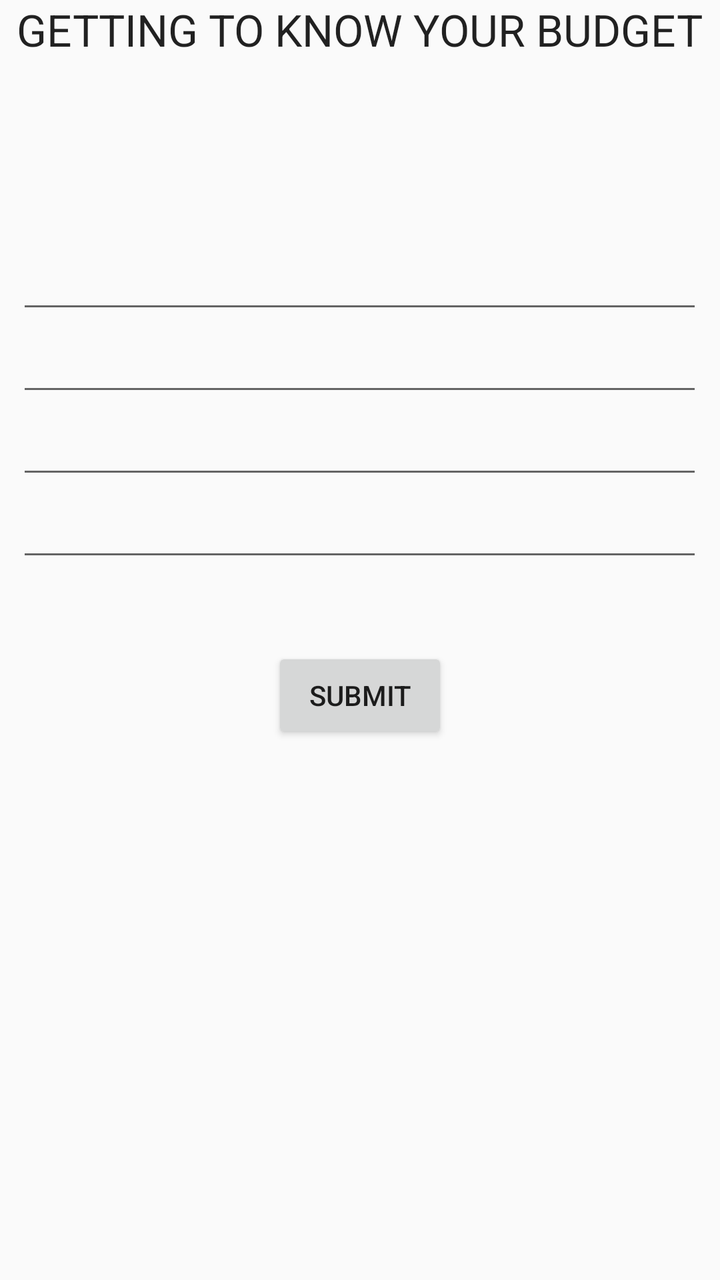
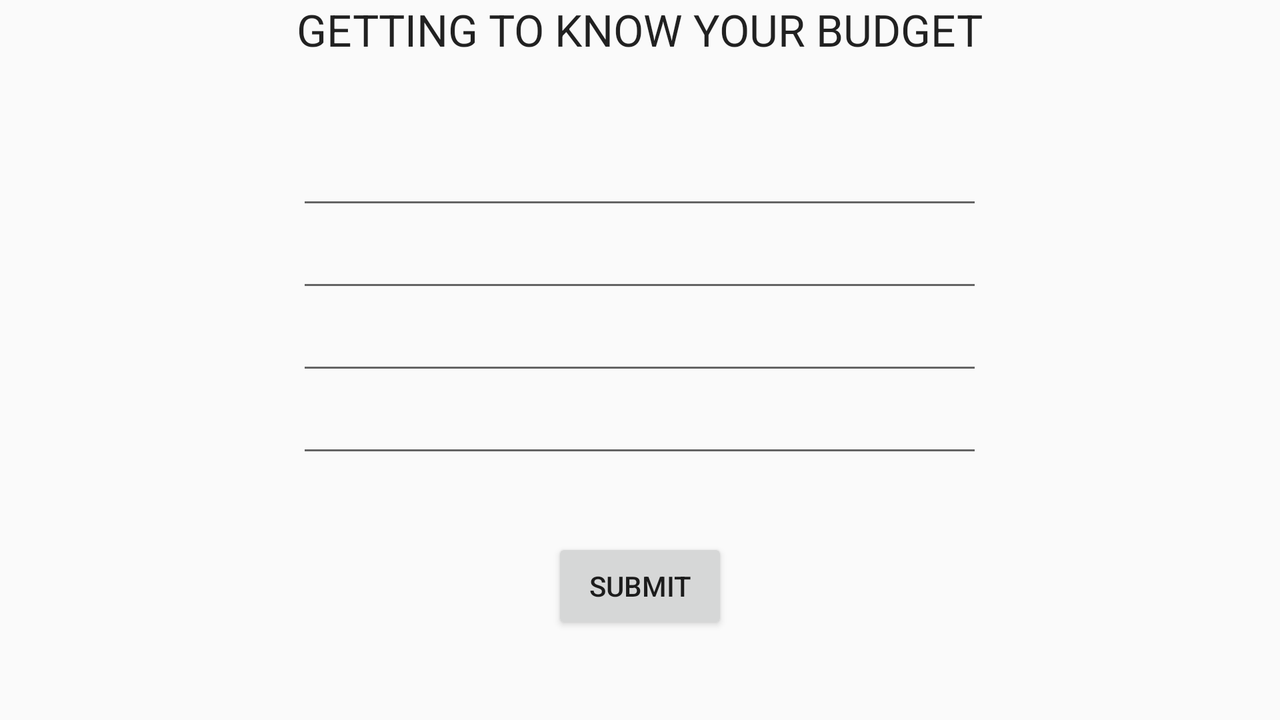

The same Android screen from two of the app's own layout files: first res/layout/ as a phone draws it, then the repository's variant for another configuration, drawn on a device whose configuration selects that folder. Both files follow.
<!-- AndroidManifest.xml: application theme AppTheme -->
<!-- res/layout/activity_questionaire.xml -->
<RelativeLayout xmlns:android="http://schemas.android.com/apk/res/android"
    xmlns:tools="http://schemas.android.com/tools" android:layout_width="match_parent"
    android:layout_height="match_parent" android:paddingLeft="@dimen/activity_horizontal_margin"
    android:paddingRight="@dimen/activity_horizontal_margin"
    android:paddingTop="@dimen/activity_vertical_margin"
    android:paddingBottom="@dimen/activity_vertical_margin"
    tools:context="com.example.ronnie.securefinance.QuestionaireActivity">

    <TextView
        android:layout_width="wrap_content"
        android:layout_height="wrap_content"
        android:textAppearance="?android:attr/textAppearanceLarge"
        android:text="GETTING TO KNOW YOUR BUDGET"
        android:id="@+id/textView"
        android:layout_alignParentTop="true"
        android:layout_centerHorizontal="true" />

    
        
        
        
        
        
        
        

    <EditText
        android:layout_width="wrap_content"
        android:layout_height="wrap_content"
        android:inputType="number"
        android:ems="10"
        android:id="@+id/budget"
        android:selectAllOnFocus="true"
        android:layout_below="@+id/textView"
        android:layout_marginTop="91dp"
        android:layout_alignLeft="@+id/textView"
        android:layout_alignStart="@+id/textView"
        android:layout_alignRight="@+id/textView"
        android:layout_alignEnd="@+id/textView" />

    <EditText
        android:layout_width="wrap_content"
        android:layout_height="wrap_content"
        android:inputType="number"
        android:ems="10"
        android:id="@+id/bills"
        android:selectAllOnFocus="true"
        android:layout_alignLeft="@+id/rent"
        android:layout_alignStart="@+id/rent"
        android:layout_below="@+id/savings"
        android:layout_alignRight="@+id/rent"
        android:layout_alignEnd="@+id/rent" />

    <EditText
        android:layout_width="wrap_content"
        android:layout_height="wrap_content"
        android:inputType="number"
        android:ems="10"
        android:selectAllOnFocus="true"
        android:id="@+id/savings"
        android:layout_below="@+id/budget"
        android:layout_alignLeft="@+id/budget"
        android:layout_alignStart="@+id/budget"
        android:layout_alignRight="@+id/budget"
        android:layout_alignEnd="@+id/budget" />

    <EditText
        android:layout_width="wrap_content"
        android:layout_height="wrap_content"
        android:inputType="number"
        android:ems="10"
        android:id="@+id/rent"
        android:selectAllOnFocus="true"
        android:layout_alignLeft="@+id/savings"
        android:layout_alignStart="@+id/savings"
        android:layout_below="@+id/bills"
        android:layout_alignRight="@+id/savings"
        android:layout_alignEnd="@+id/savings" />

    <Button
        android:layout_width="wrap_content"
        android:layout_height="wrap_content"
        android:text="Submit"
        android:id="@+id/submitButton"
        android:onClick="submitBudget"
        android:layout_below="@+id/rent"
        android:layout_marginTop="38dp"
        android:layout_centerHorizontal="true" />

</RelativeLayout>
<!-- resources referenced by this layout -->
<resources>
  <style name="AppTheme" parent="Theme.AppCompat.Light.DarkActionBar">
          
      </style>
</resources>
<!-- res/layout-land/activity_questionaire.xml (the repository's variant of the layout above) -->
<!-- drawn on the phone turned sideways -->
<RelativeLayout xmlns:android="http://schemas.android.com/apk/res/android"
    xmlns:tools="http://schemas.android.com/tools" android:layout_width="match_parent"
    android:layout_height="match_parent" android:paddingLeft="@dimen/activity_horizontal_margin"
    android:paddingRight="@dimen/activity_horizontal_margin"
    android:paddingTop="@dimen/activity_vertical_margin"
    android:paddingBottom="@dimen/activity_vertical_margin"
    tools:context="com.example.ronnie.securefinance.QuestionaireActivity">

    <TextView
        android:layout_width="wrap_content"
        android:layout_height="wrap_content"
        android:textAppearance="?android:attr/textAppearanceLarge"
        android:text="GETTING TO KNOW YOUR BUDGET"
        android:id="@+id/textView"
        android:layout_alignParentTop="true"
        android:layout_centerHorizontal="true" />

    <EditText
        android:layout_width="wrap_content"
        android:layout_height="wrap_content"
        android:inputType="number"
        android:ems="10"
        android:id="@+id/budget"
        android:selectAllOnFocus="true"
        android:layout_below="@+id/textView"
        android:layout_alignLeft="@+id/textView"
        android:layout_alignStart="@+id/textView"
        android:layout_marginTop="39dp"
        android:layout_alignRight="@+id/textView"
        android:layout_alignEnd="@+id/textView" />

    <EditText
        android:layout_width="wrap_content"
        android:layout_height="wrap_content"
        android:inputType="number"
        android:ems="10"
        android:id="@+id/bills"
        android:selectAllOnFocus="true"
        android:layout_below="@+id/savings"
        android:layout_alignLeft="@+id/savings"
        android:layout_alignStart="@+id/savings"
        android:layout_alignRight="@+id/budget"
        android:layout_alignEnd="@+id/budget" />

    <EditText
        android:layout_width="wrap_content"
        android:layout_height="wrap_content"
        android:inputType="number"
        android:ems="10"
        android:id="@+id/savings"
        android:selectAllOnFocus="true"
        android:layout_below="@+id/budget"
        android:layout_alignLeft="@+id/budget"
        android:layout_alignStart="@+id/budget"
        android:layout_alignRight="@+id/budget"
        android:layout_alignEnd="@+id/budget" />

    <EditText
        android:layout_width="wrap_content"
        android:layout_height="wrap_content"
        android:inputType="number"
        android:ems="10"
        android:id="@+id/rent"
        android:layout_alignLeft="@+id/savings"
        android:selectAllOnFocus="true"
        android:layout_alignStart="@+id/savings"
        android:layout_below="@+id/bills"
        android:layout_alignRight="@+id/bills"
        android:layout_alignEnd="@+id/bills" />

    <Button
        android:layout_width="wrap_content"
        android:layout_height="wrap_content"
        android:text="Submit"
        android:id="@+id/submitButton"
        android:onClick="submitBudget"
        android:layout_alignParentBottom="true"
        android:layout_marginBottom="43dp"
        android:layout_centerHorizontal="true" />

</RelativeLayout>
